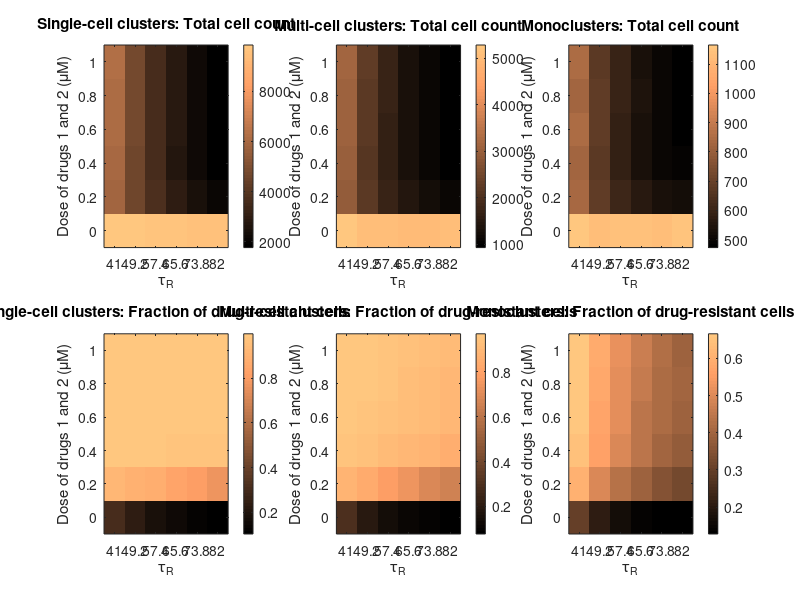

This chart was generated by the following MATLAB code: (Note: a time limit stopped this script after it produced the figure.)
%load the output from C++
load('output_exp3.mat');

%% PLOT HEATMAPS

data_for_heatmap_totcells_singlecellclusters = zeros(size(dataCells, 1), size(dataCells, 2));
data_for_heatmap_totcells_multicellclusters = zeros(size(dataCells, 1), size(dataCells, 2));
data_for_heatmap_totcells_monoclusters = zeros(size(dataCells, 1), size(dataCells, 2));
data_for_heatmap_DRfrac_singlecellclusters = zeros(size(dataCells, 1), size(dataCells, 2));
data_for_heatmap_DRfrac_multicellclusters = zeros(size(dataCells, 1), size(dataCells, 2));
data_for_heatmap_DRfrac_monoclusters = zeros(size(dataCells, 1), size(dataCells, 2));


% Fill the data_for_heatmap matrix with the last value from the mean of each cell
for n = 1:size(dataCells, 1)
    for d = 1:size(dataCells, 2)
        data_for_heatmap_totcells_singlecellclusters(n, d) = means_totcells_singlecellclusters{n, d}(end);
        data_for_heatmap_totcells_multicellclusters(n, d) = means_totcells_multicellclusters{n, d}(end);
        data_for_heatmap_totcells_monoclusters(n, d) = means_totcells_monoclusters{n, d}(end);
        data_for_heatmap_DRfrac_singlecellclusters(n, d) = means_DRfrac_singlecellclusters{n, d}(end);
        data_for_heatmap_DRfrac_multicellclusters(n, d) = means_DRfrac_multicellclusters{n, d}(end);
        data_for_heatmap_DRfrac_monoclusters(n, d) = means_DRfrac_monoclusters{n, d}(end);
    end
end

% Subplot 1: Single-cell Total Cells
subplot(2, 3, 1);
imagesc(data_for_heatmap_totcells_singlecellclusters);
colormap('copper');
colorbar;
set(gca, 'XTick', 1:size(data_for_heatmap_totcells_singlecellclusters, 2), ...
    'XTickLabel', {'41','49.2','57.4','65.6','73.8','82'}, ...
    'YTick', 1:size(data_for_heatmap_totcells_singlecellclusters, 1), ...
    'YTickLabel', {'1','0.8','0.6','0.4','0.2','0'});
xlabel('\tau_R');
ylabel('Dose of drugs 1 and 2 (\muM)');
title('Single-cell clusters: Total cell count');

% Subplot 2: Multi-cell Total Cells
subplot(2, 3, 2);
imagesc(data_for_heatmap_totcells_multicellclusters);
colormap('copper');
colorbar;
set(gca, 'XTick', 1:size(data_for_heatmap_totcells_multicellclusters, 2), ...
    'XTickLabel', {'41','49.2','57.4','65.6','73.8','82'}, ...
    'YTick', 1:size(data_for_heatmap_totcells_multicellclusters, 1), ...
    'YTickLabel', {'1','0.8','0.6','0.4','0.2','0'});
xlabel('\tau_R');
ylabel('Dose of drugs 1 and 2 (\muM)');
title('Multi-cell clusters: Total cell count');

% Subplot 3: Mono-clusters Total Cells
subplot(2, 3, 3);
imagesc(data_for_heatmap_totcells_monoclusters);
colormap('copper');
colorbar;
set(gca, 'XTick', 1:size(data_for_heatmap_totcells_monoclusters, 2), ...
    'XTickLabel', {'41','49.2','57.4','65.6','73.8','82'}, ...
    'YTick', 1:size(data_for_heatmap_totcells_monoclusters, 1), ...
    'YTickLabel', {'1','0.8','0.6','0.4','0.2','0'});
xlabel('\tau_R');
ylabel('Dose of drugs 1 and 2 (\muM)');
title('Monoclusters: Total cell count');

% Subplot 4: Single-cell Fraction DR
subplot(2, 3, 4);
imagesc(data_for_heatmap_DRfrac_singlecellclusters);
colormap('copper');
colorbar;
set(gca, 'XTick', 1:size(data_for_heatmap_DRfrac_singlecellclusters, 2), ...
    'XTickLabel', {'41','49.2','57.4','65.6','73.8','82'}, ...
    'YTick', 1:size(data_for_heatmap_DRfrac_singlecellclusters, 1), ...
    'YTickLabel', {'1','0.8','0.6','0.4','0.2','0'});
xlabel('\tau_R');
ylabel('Dose of drugs 1 and 2 (\muM)');
title('Single-cell clusters: Fraction of drug-resistant cells');

% Subplot 5: Multi-cell Fraction DR
subplot(2, 3, 5);
imagesc(data_for_heatmap_DRfrac_multicellclusters);
colormap('copper');
colorbar;
set(gca, 'XTick', 1:size(data_for_heatmap_DRfrac_multicellclusters, 2), ...
    'XTickLabel', {'41','49.2','57.4','65.6','73.8','82'}, ...
    'YTick', 1:size(data_for_heatmap_DRfrac_multicellclusters, 1), ...
    'YTickLabel', {'1','0.8','0.6','0.4','0.2','0'});
xlabel('\tau_R');
ylabel('Dose of drugs 1 and 2 (\muM)');
title('Multi-cell clusters: Fraction of drug-resistant cells');

% Subplot 6: Mono-clusters Fraction DR
subplot(2, 3, 6);
imagesc(data_for_heatmap_DRfrac_monoclusters);
colormap('copper');
colorbar;
set(gca, 'XTick', 1:size(data_for_heatmap_DRfrac_monoclusters, 2), ...
    'XTickLabel', {'41','49.2','57.4','65.6','73.8','82'}, ...
    'YTick', 1:size(data_for_heatmap_DRfrac_monoclusters, 1), ...
    'YTickLabel', {'1','0.8','0.6','0.4','0.2','0'});
xlabel('\tau_R');
ylabel('Dose of drugs 1 and 2 (\muM)');
title('Monoclusters: Fraction of drug-resistant cells');





xLabels = {'41','49.2','57.4','65.6','73.8','82'};
yLabels = {'1','0.8','0.6','0.4','0.2','0'};


%% PLOT DYNAMIC CELL COUNT (single-cell clusters)

% Define the time vector
time = [0:1:310]';

% Number of cells in each dimension
numRows = size(dataCells, 1);
numCols = size(dataCells, 2);

figure;

for n = 1:numRows
    for d = 1:numCols
        % Calculate the index for the subplot
        subplotIndex = (n - 1) * numCols + d;
        
        % Create a subplot for the current index
        subplot(numRows, numCols, subplotIndex);
        
        % Extract the mean values for the current cell
        mean_values = means_totcells_singlecellclusters{n, d};
        
        % Plot the mean values over time
        plot(time, mean_values, 'LineWidth', 2);
        
        % Set subplot title and labels
        title(sprintf('TotCells (\\tau_R %s, dose %s)', xLabels{d}, yLabels{n}));
        xlabel('Time');
        ylabel('Cell Count');
        xlim([0 310]);
    end
end
sgtitle('Dynamic Cell Count for Single-cell Clusters');





%% PLOT DYNAMIC CELL COUNT (multi-cell clusters)

% Define the time vector
time = [0:1:310]';

% Number of cells in each dimension
numRows = size(dataCells, 1);
numCols = size(dataCells, 2);

figure;

for n = 1:numRows
    for d = 1:numCols
        % Calculate the index for the subplot
        subplotIndex = (n - 1) * numCols + d;
        
        % Create a subplot for the current index
        subplot(numRows, numCols, subplotIndex);
        
        % Extract the mean values for the current cell
        mean_values = means_totcells_multicellclusters{n, d};
        
        % Plot the mean values over time
        plot(time, mean_values, 'LineWidth', 2);
        
        title(sprintf('TotCells (\\tau_R %s, dose %s)', xLabels{d}, yLabels{n}));
        xlabel('Time');
        ylabel('Cell Count');
        xlim([0 310]);
        
        grid off;
    end
end
sgtitle('Dynamic Cell Count for Multi-cell Clusters');



%% PLOT DYNAMIC CELL COUNT (monoclusters)

% Define the time vector
time = [0:1:310]';

% Number of cells in each dimension
numRows = size(dataCells, 1);
numCols = size(dataCells, 2);

figure;

for n = 1:numRows
    for d = 1:numCols
        % Calculate the index for the subplot
        subplotIndex = (n - 1) * numCols + d;
        
        % Create a subplot for the current index
        subplot(numRows, numCols, subplotIndex);
        
        % Extract the mean values for the current cell
        mean_values = means_totcells_monoclusters{n, d};
        
        % Plot the mean values over time
        plot(time, mean_values, 'LineWidth', 2);
        
        title(sprintf('TotCells (\\tau_R %s, dose %s)', xLabels{d}, yLabels{n}));
        xlabel('Time');
        ylabel('Cell Count');
        xlim([0 310]);
    end
end
sgtitle('Dynamic Cell Count for Monoclusters');





%% PLOT DYNAMIC DR FRAC (single-cell clusters)

% Define the time vector
time = [0:1:310]';

% Number of cells in each dimension
numRows = size(dataCells, 1);
numCols = size(dataCells, 2);

figure;

for n = 1:numRows
    for d = 1:numCols
        % Calculate the index for the subplot
        subplotIndex = (n - 1) * numCols + d;
        
        % Create a subplot for the current index
        subplot(numRows, numCols, subplotIndex);
        
        % Extract the mean values for the current cell
        mean_values = means_DRfrac_singlecellclusters{n, d};
        
        % Plot the mean values over time
        plot(time, mean_values, 'LineWidth', 2);
        
        title(sprintf('TotCells (\\tau_R %s, dose %s)', xLabels{d}, yLabels{n}));
        xlabel('Time');
        ylabel('DR Fraction');
        xlim([0 310]);
    end
end
sgtitle('Dynamic DR Fraction for Single-cell Clusters');


%% PLOT DYNAMIC DR FRAC (multi-cell clusters)
% Define the time vector
time = [0:1:310]';

% Number of cells in each dimension
numRows = size(dataCells, 1); % Get the number of rows
numCols = size(dataCells, 2); % Get the number of columns

figure;

for n = 1:numRows
    for d = 1:numCols
        % Calculate the index for the subplot
        subplotIndex = (n - 1) * numCols + d;
        
        % Create a subplot for the current index
        subplot(numRows, numCols, subplotIndex);
        
        % Extract the mean values for the current cell
        mean_values = means_DRfrac_multicellclusters{n, d};
        
        % Plot the mean values over time
        plot(time, mean_values, 'LineWidth', 2);
        
        title(sprintf('TotCells (\\tau_R %s, dose %s)', xLabels{d}, yLabels{n}));
        xlabel('Time');
        ylabel('DR Fraction');
        xlim([0 310]);
    end
end
sgtitle('Dynamic DR Fraction for Multi-cell Clusters');



%% PLOT DYNAMIC DR FRAC (monoclusters)

% Define the time vector
time = [0:1:310]';

% Number of cells in each dimension
numRows = size(dataCells, 1);
numCols = size(dataCells, 2);

figure;

for n = 1:numRows
    for d = 1:numCols
        % Calculate the index for the subplot
        subplotIndex = (n - 1) * numCols + d;
        
        % Create a subplot for the current index
        subplot(numRows, numCols, subplotIndex);
        
        % Extract the mean values for the current cell
        mean_values = means_DRfrac_monoclusters{n, d};
        
        % Plot the mean values over time
        plot(time, mean_values, 'LineWidth', 2);
        
        % Set subplot title and labels
        title(sprintf('DR Fraction (\\tau_R %s, dose %s)', xLabels{d}, yLabels{n}));
        xlabel('Time');
        ylabel('DR Fraction');
        xlim([0 310]);
    end
end
sgtitle('Dynamic DR Fraction for Monoclusters');
